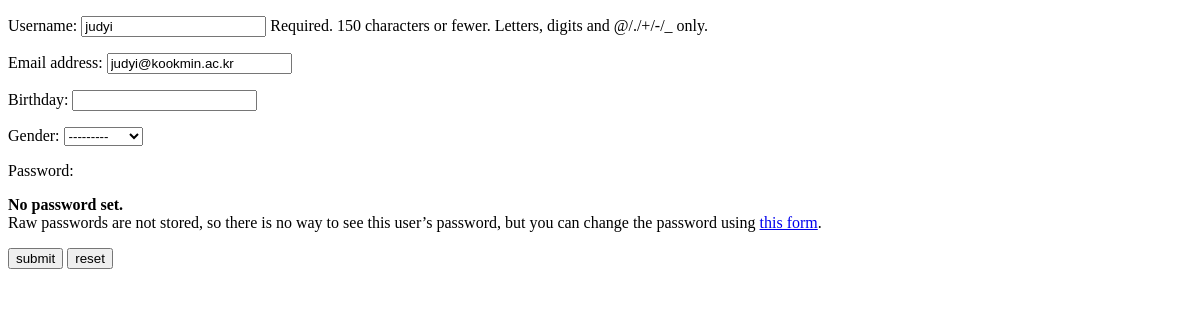
The app's page /account/change_page (signed in), older data.
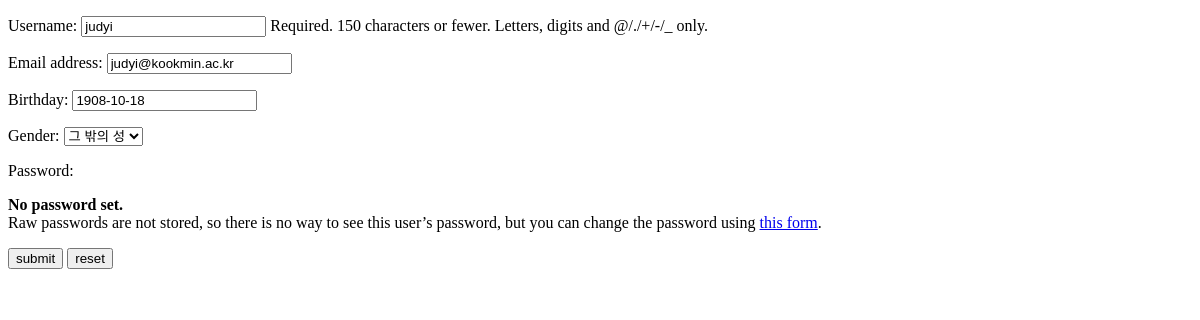
The same page, newer data.
### account/models.py (models this page shows)
class custom_model(AbstractUser):
    GENDER = (
        ("M","남자"),
        ("W", "여자"),
        ("O", '그 밖의 성')
    )
    birthday = models.DateField(blank = True, null = True)
    gender =  models.CharField(max_length = 10, blank = True, null = True, choices = GENDER)

### account/views.py (the view)
# urls.py: path('change_page', views.make_change, name = 'change'),
def make_change(request):
    if request.method =='POST': #다 끝난 후 제출할때
        change_form = changeForm(request.POST, instance = request.user)
        if change_form.is_valid():
            user = change_form.save()
            return redirect('begin')
    else:
        newChange_form = changeForm(instance = request.user)
        return render (request,'login.html',{'new_form':newChange_form})

### account/forms.py
class changeForm(UserChangeForm):
    class Meta:
        model = user
        fields = ['username', 'email', 'birthday', 'gender']

### account/templates/login.html (shortened to what this page needs)
<!DOCTYPE html>
<html lang="en">
<head>
</head>
<body>
    <form action="" method = "POST">
        {{new_form.as_p}}
        <input type="submit" value = "submit">
        <input type="reset" value = 'reset' name="" id="">
    </form>
</body>
</html>

Row changes from the older to the newer data that the page shows:
changed custom_model "judyi": birthday (not shown) → "1908-10-18"; gender "---------" → "그 밖의 성"
